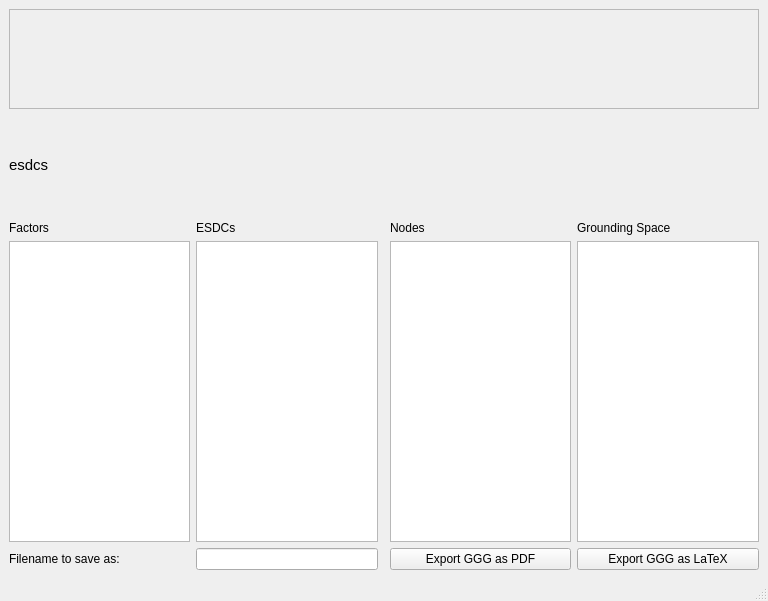
<?xml version="1.0" encoding="UTF-8"?>
<ui version="4.0">
 <class>MainWindow</class>
 <widget class="QMainWindow" name="MainWindow">
  <property name="geometry">
   <rect>
    <x>0</x>
    <y>0</y>
    <width>768</width>
    <height>601</height>
   </rect>
  </property>
  <property name="windowTitle">
   <string>GGG Browser</string>
  </property>
  <widget class="QWidget" name="centralwidget">
   <layout class="QGridLayout" name="gridLayout">
    <item row="3" column="1">
     <widget class="QTableView" name="factorTable">
      <property name="selectionBehavior">
       <enum>QAbstractItemView::SelectRows</enum>
      </property>
     </widget>
    </item>
    <item row="3" column="4">
     <widget class="QTableView" name="nodeTable">
      <property name="selectionBehavior">
       <enum>QAbstractItemView::SelectRows</enum>
      </property>
     </widget>
    </item>
    <item row="3" column="2">
     <widget class="QTreeView" name="esdcTreeView"/>
    </item>
    <item row="3" column="5">
     <widget class="QTableView" name="groundingSpaceTable">
      <property name="selectionBehavior">
       <enum>QAbstractItemView::SelectRows</enum>
      </property>
     </widget>
    </item>
    <item row="1" column="1" colspan="5">
     <widget class="QLabel" name="commandText">
      <property name="minimumSize">
       <size>
        <width>0</width>
        <height>100</height>
       </size>
      </property>
      <property name="font">
       <font>
        <pointsize>11</pointsize>
       </font>
      </property>
      <property name="text">
       <string>esdcs</string>
      </property>
      <property name="wordWrap">
       <bool>true</bool>
      </property>
     </widget>
    </item>
    <item row="0" column="1" colspan="5">
     <widget class="QFrame" name="matplotlibFrame">
      <property name="minimumSize">
       <size>
        <width>0</width>
        <height>100</height>
       </size>
      </property>
      <property name="frameShape">
       <enum>QFrame::StyledPanel</enum>
      </property>
      <property name="frameShadow">
       <enum>QFrame::Raised</enum>
      </property>
      <layout class="QHBoxLayout" name="horizontalLayout"/>
     </widget>
    </item>
    <item row="2" column="1">
     <widget class="QLabel" name="label">
      <property name="text">
       <string>Factors</string>
      </property>
     </widget>
    </item>
    <item row="2" column="2">
     <widget class="QLabel" name="label_2">
      <property name="text">
       <string>ESDCs</string>
      </property>
     </widget>
    </item>
    <item row="2" column="4">
     <widget class="QLabel" name="label_3">
      <property name="text">
       <string>Nodes</string>
      </property>
     </widget>
    </item>
    <item row="2" column="5">
     <widget class="QLabel" name="label_4">
      <property name="text">
       <string>Grounding Space</string>
      </property>
     </widget>
    </item>
    <item row="4" column="2">
     <widget class="QLineEdit" name="gggFilename"/>
    </item>
    <item row="4" column="4">
     <widget class="QPushButton" name="pdfButton">
      <property name="text">
       <string>Export GGG as PDF</string>
      </property>
     </widget>
    </item>
    <item row="4" column="5">
     <widget class="QPushButton" name="latexButton">
      <property name="text">
       <string>Export GGG as LaTeX</string>
      </property>
     </widget>
    </item>
    <item row="4" column="1">
     <widget class="QLabel" name="saveAsLabel">
      <property name="text">
       <string>Filename to save as:</string>
      </property>
     </widget>
    </item>
   </layout>
  </widget>
  <widget class="QMenuBar" name="menubar">
   <property name="geometry">
    <rect>
     <x>0</x>
     <y>0</y>
     <width>768</width>
     <height>25</height>
    </rect>
   </property>
  </widget>
  <widget class="QStatusBar" name="statusbar"/>
 </widget>
 <resources/>
 <connections/>
</ui>
